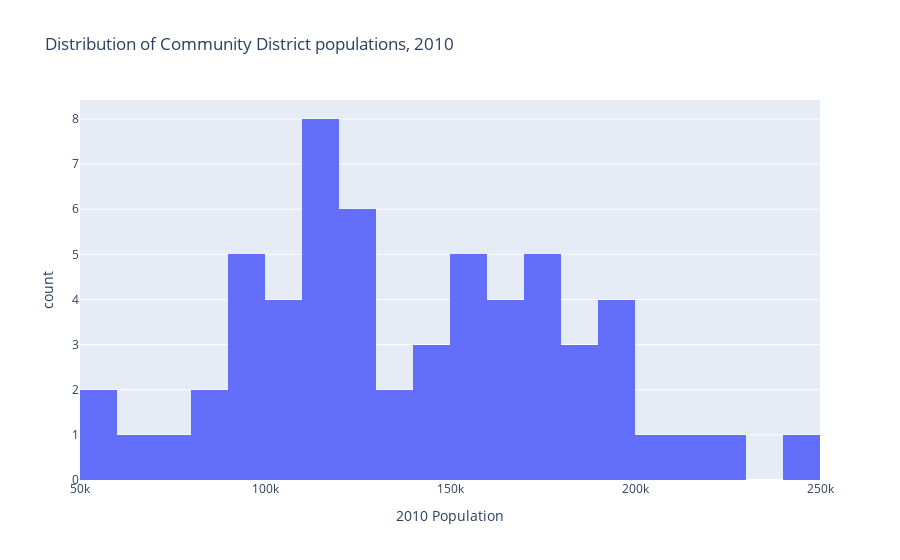

Notebook source saved alongside this figure:
### Code cell
fig = px.histogram(
    population,
    x="2010 Population",
    title="Distribution of Community District populations, 2010",
    nbins=20,
)
fig.show()

### Figure 1 — Plotly figure (JSON) as saved in the notebook; plotly's stock layout.template omitted (floating-point values rounded to 4 significant figures)
{"data": [{"bingroup": "x", "hovertemplate": "2010 Population=%{x}<br>count=%{y}<extra></extra>", "legendgroup": "", "marker": {"color": "#636efa", "pattern": {"shape": ""}}, "name": "", "nbinsx": 20, "orientation": "v", "showlegend": false, "type": "histogram", "x": [91497, 52246, 79762, 146441, 128200, 83268, 139286, 101731, 172298, 120392, 113232, 152344, 173083, 99617, 152985, 112634, 182896, 104709, 126230, 96317, 98429, 124491, 181981, 191382, 104278, 160664, 159650, 86468, 155252, 193543, 60978, 90016, 163277, 103245, 51673, 142745, 209084, 219920, 110193, 115723, 120511, 190020, 191105, 113200, 171576, 172598, 169190, 113257, 247354, 151107, 143317, 122396, 116431, 225919, 188593, 114978, 175756, 132003, 160209], "xaxis": "x", "yaxis": "y"}], "layout": {"barmode": "relative", "legend": {"tracegroupgap": 0}, "title": {"text": "Distribution of Community District populations, 2010"}, "xaxis": {"anchor": "y", "domain": [0, 1], "title": {"text": "2010 Population"}}, "yaxis": {"anchor": "x", "domain": [0, 1], "title": {"text": "count"}}}}
